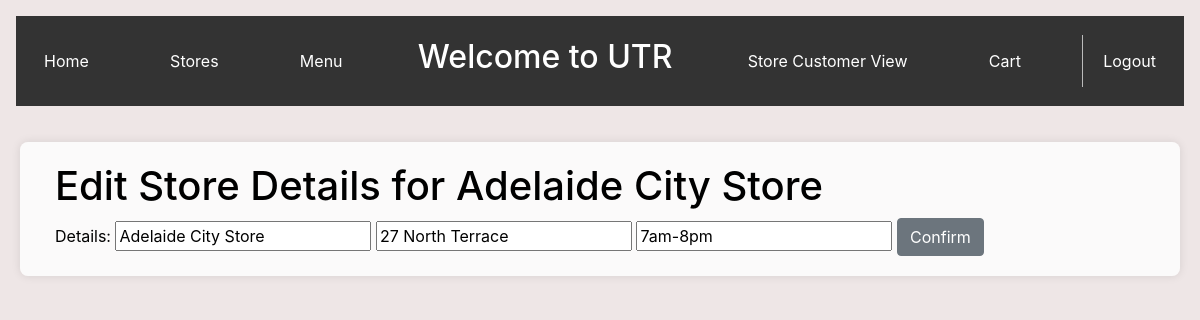
Page /editStore/1 on the committed database.
### app.py (models this page shows, shortened)
class Stores(db.Model):
    id = db.Column(db.Integer, primary_key=True)
    name = db.Column(db.String(100), nullable=False)
    address = db.Column(db.String(100), nullable=False)
    opening_hours = db.Column(db.String(50))
    petrols = db.relationship('Petrol', backref='store', lazy=True)

### app.py (the view, shortened to what this page needs)
@app.route('/editStore/<int:store_id>', methods=['GET', 'POST'])
def editStore(store_id):
    store = Stores.query.get_or_404(store_id)
    return render_template('editStore.html', store=store)

### templates/editStore.html (shortened to what this page needs)
{% extends 'base_manager.html' %}
{% block content %}
    <div class="container">
        <h1>Edit Store Details for {{ store.name }}</h1>
        <form action="{{ url_for('editStore', store_id=store.id) }}" method="POST">
            <label for="name">Details:</label>
            <input type="text" name="name" id="name" value="{{ store.name }}">
            <input type="text" name="address" id="address" value="{{ store.address }}">
            <input type="text" name="opening_hours" id="opening_hours" value="{{ store.opening_hours }}">
            <input type="submit" value="Confirm" class="btn btn-secondary">
        </form>
    </div>
{% endblock %}

### templates/base_manager.html (style rules this page uses)
body { background-color: rgb(238, 230, 230); color: black; margin: 0; padding: 0 }
body::before { content: ""; position: absolute; top: 0; left: 0; right: 0; bottom: 0; background-image: url('https://generated-assets.prod.myninja.ai/2ce54d58-cb51-4359-8ef3-736d2041e1fb/bd1ad6ae-335c-4c6b-ac0a-22bb35dca7f8_2.jpeg'); background-size: cover; background-repeat: no-repeat; background-position: 55% 35%; z-index: -1; }

### rows in the picture
Stores: name "Adelaide City Store", address "27 North Terrace", opening_hours "7am-8pm"
